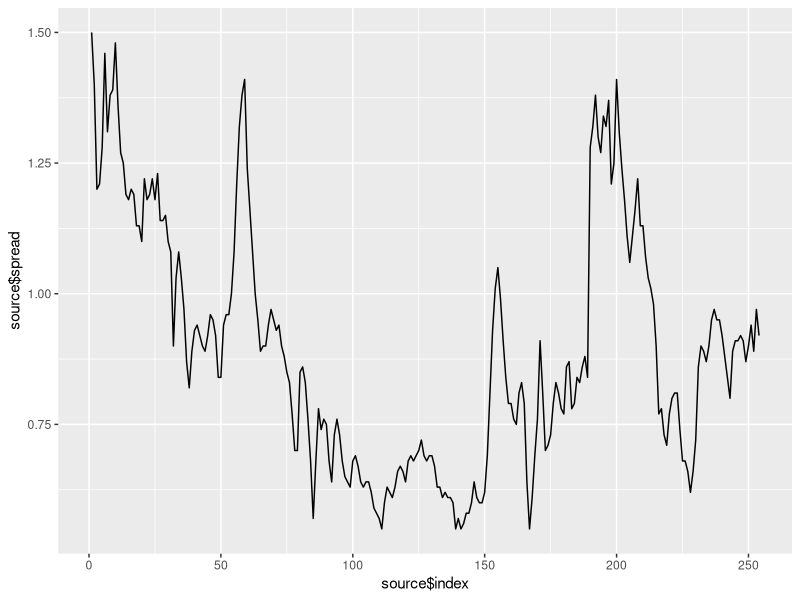
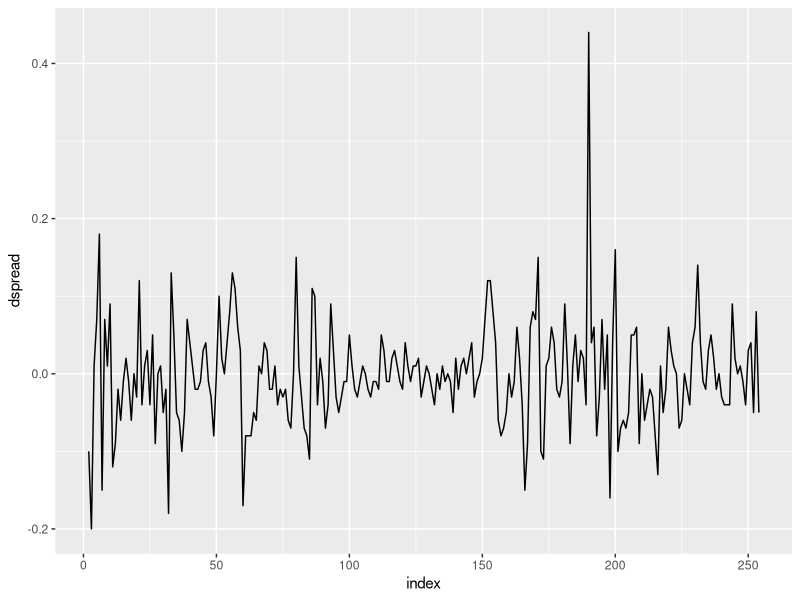

These figures' R source, in order: (Note: this script raises an error after producing the figures.)
## ---- chunk 1
rm(list = ls())
library(zoo) #format de serie temporelle pratique et facile d'utilisation (mais plus volumineux)
library("ggplot2")
library("tseries")
## ---- chunk 2
source = read.csv(file = "./Donnees/Donnees_TP2.csv", sep =";")
## ---- chunk 3
index = c(1:254)
source = as.data.frame(cbind(source,index)) # La correction fait une chose équivalente de manière plus élégante.


p_spread = ggplot(data = source) + geom_line(aes(x = source$index,y=source$spread))
p_spread


## ---- chunk 4
dspread = diff(source$spread)
index = 2:254

df_diff = cbind.data.frame(index,dspread)
ggplot(data=df_diff)+geom_line(aes(x=index,y=dspread))
## ---- chunk 5
summary(lm(source$spread ~ source$index))
## ---- chunk 6
#library("fUnitRoots")

Qtests <- function(series, k, fitdf=0) {
  pvals <- apply(matrix(1:k), 1, FUN=function(l) {
    pval <- if (l<=fitdf) NA else Box.test(series, lag=l, type="Ljung-Box", fitdf=fitdf)$p.value
    return(c("lag"=l,"pval"=pval))
  })
  return(t(pvals))
}

adf <- adfTest(source$spread, lag=0, type="ct") #
adf

str(adf)
Qtests(adf@test$lm$residuals, 24, fitdf = length(adf@test$lm$coefficients))
## ---- chunk 7
series <- source$spread; kmax <- 24; adftype="ct"

adfTest_valid <- function(series, kmax, adftype){
  k <- 0
  noautocorr <- 0
  while (noautocorr==0){
    cat(paste0("ADF with ",k," lags: residuals OK? "))
    adf <- adfTest(series, lags=k, type=adftype)
    pvals <- Qtests(adf@test$lm$residuals, 24, fitdf = length(adf@test$lm$coefficients))[,2]
    if (sum(pvals<0.05,na.rm=T)==0) {
      noautocorr <- 1; cat("OK \n")
    } else cat("nope \n")
    k <- k+1
  }
  return(adf)
}
adf <- adfTest_valid(series,24,adftype="ct")
#
Qtests(adf@test$lm$residuals, 24, fitdf = length(adf@test$lm$coefficients))
#
adf
#
summary(lm(dspread ~ source$dates[-1]))
#
adf <- adfTest_valid(dspread,24,"nc")
#
Qtests(adf@test$lm$residuals, 24, fitdf = length(adf@test$lm$coefficients))
adf
